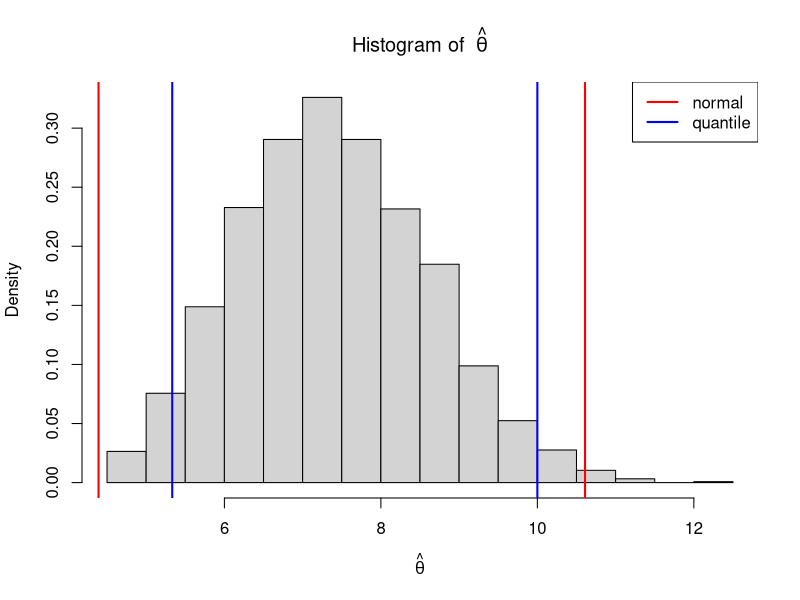

Generate this figure with R:
## ---- chunk 1
knitr::opts_chunk$set(echo = TRUE)
library(dplyr)
library(ggplot2)
library(knitr)
## ---- chunk 2
snowfall <- c(9,4,13,5,6,8)
kable(t(replicate(20, sample(snowfall, replace = T))), col.names = paste('sample',c(1:6))) 
## ---- chunk 3
# Enter Data
snowfall <- c(9,4,13,5,6,8)
theta.hat <- mean(snowfall)
n <- length(snowfall)

B <- 5000 # number of bootstrap replicates
theta.boot <- rep(0,B)

# take bootstrap replications
for (i in 1:B){
  boot.samples <- sample(snowfall,replace=T)
  theta.boot[i] <- mean(boot.samples)
}

head(theta.boot,10)

# visualize distribution from bootstrap draws
hist(theta.boot,probability=T,main=expression("Histogram of " ~ hat(theta)),
     xlab=expression(hat(theta)))

# compute standard error
se.b <- sd(theta.boot)

# compute bias corrected estimate
theta.boot.mean <- mean(theta.boot)
tilde.theta <- 2 * theta.hat - theta.boot.mean

# normality based confidence intervals
upper.norm <- theta.hat + qt(.975,n-1)* se.b
lower.norm <- theta.hat - qt(.975,n-1)* se.b

abline(v=upper.norm,col='red',lwd=2)
abline(v=lower.norm,col='red',lwd=2)

# percentile based confidence intervals
upper.per <- quantile(theta.boot,probs=.975)
lower.per <- quantile(theta.boot,probs=.025)

abline(v=upper.per,col='blue',lwd=2)
abline(v=lower.per,col='blue',lwd=2)

legend('topright',c('normal','quantile'),col=c('red','blue'),lty=1,lwd=2)
